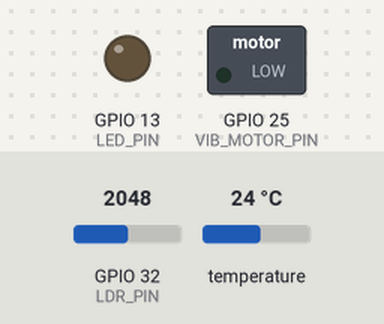
Recording of a program running on a simulated ESP32. On the bench: switched loads named in the program (green lamp = pin HIGH), output pins drawn as LEDs (lit = HIGH). Inputs (shaded band) come from the test bench; at power-on: GPIO 32 (LDR_PIN) = 2048, temperature 24 °C.

Above: at 2.5 s.
2.6 s: GPIO 32 (LDR_PIN) set to 2123
At 5.4 s:
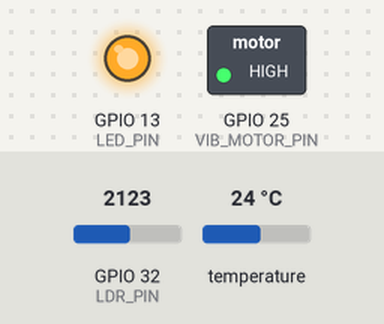
5.7 s: GPIO 32 (LDR_PIN) set to 2047
At 8.2 s:
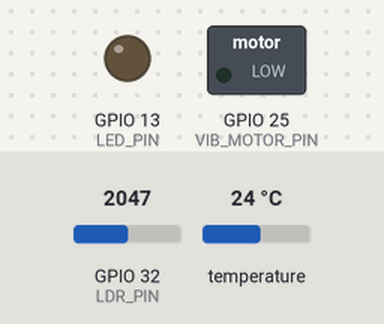
9.3 s: GPIO 32 (LDR_PIN) set to 2866
At 11.9 s:
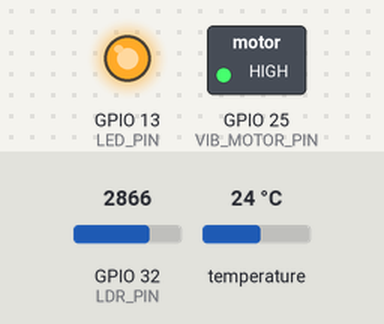
Timing chart, 0 to 13.4 s (numbered marks = the images above; inputs shaded):
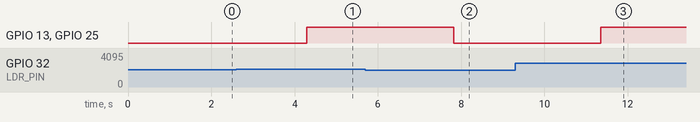

The program:

main.cpp
```cpp
#include <Arduino.h>
#include "SystemController.h"

SystemController systemController;

void setup() {
    // Initialize the system
    systemController.init();
}

void loop() {
    // Run the system's logic
    systemController.run();
    delay(1000); // Add a delay to make the loop more manageable
}
```

SystemController.cpp
```cpp
#include "SystemController.h"
#include "sensors/LDRSensor.h"
#include "sensors/TemperatureSensor.h"
#include "actuators/VibrationMotor.h"
#include "actuators/LED.h"
#include "Config.h"


SystemController::SystemController() {
    // Constructor body
    // You can initialize member variables here if needed
}

void SystemController::init() {
    // Initialize Sensors
    sensorManager.addSensor(new LDRSensor(1, LDR_PIN)); // Ensure LDR_PIN is defined in Config.h or elsewhere
    sensorManager.addSensor(new TemperatureSensor(2, TEMP_SENSOR_PIN)); // Ensure TEMP_SENSOR_PIN is defined

    // Initialize Actuators
    actuatorController.addActuator(new VibrationMotor(VIB_MOTOR_PIN)); // Ensure VIB_MOTOR_PIN is defined
    actuatorController.addActuator(new LED(LED_PIN)); // Add LED to the system


    // Other initialization if needed
}

void SystemController::run() {
    // Main loop or operation of the system
    // This example updates sensors, processes data, and controls actuators accordingly
    sensorManager.updateSensors();
    auto sensorData = sensorManager.collectSensorData();
    auto processedData = dataProcessor.processSensorData(sensorData);
    actuatorController.controlActuators(processedData);
}
// Path: src/sensors/LDRSensor.cpp
```

SystemController.h
```cpp
#ifndef SystemController_h
#define SystemController_h

#include "sensors/SensorManager.h"
#include "actuators/ActuatorController.h"
#include "data_processing/DataProcessor.h"
// #include "Config.h" // Include only if needed for the class implementation

class SystemController {
public:
    SystemController();
    void init();
    void run();

private:
    SensorManager sensorManager;
    ActuatorController actuatorController;
    DataProcessor dataProcessor;
};

#endif

// Path: src/sensors/TemperatureSensor.h
```

Actuator.h
```cpp
#ifndef Actuator_h
#define Actuator_h

class Actuator {
public:
  virtual void activate() = 0;
  virtual void deactivate() = 0;
};

#endif


// Path: src/actuators/Actuator.h
```

ActuatorController.cpp
```cpp
#include "ActuatorController.h"

void ActuatorController::addActuator(Actuator* actuator) {
    actuators.push_back(actuator);
}

void ActuatorController::controlActuators(const std::vector<float>& processedData) {
    // Implement your logic to control actuators based on processedData
    // Example:
    float threshold = 0.5;
    for (auto& actuator : actuators) {
        if (!processedData.empty() && processedData[0] > threshold) { // Define your own threshold or logic
            actuator->activate();
        } else {
            actuator->deactivate();
        }
    }
}


// Path: src/actuators/ActuatorController.cpp
```

ActuatorController.h
```cpp
#ifndef ActuatorController_h
#define ActuatorController_h

#include "Actuator.h"
#include <vector>

class ActuatorController {
    std::vector<Actuator*> actuators; // List of actuators

public:
    void addActuator(Actuator* actuator); // Add an actuator to the controller
    void controlActuators(const std::vector<float>& processedData); // Control actuators based on processed data
};

#endif


// Path: src/actuators/ActuatorController.h
```

LED.cpp
```cpp
#include "LED.h"
#include <Arduino.h>

LED::LED(int pin) : pin(pin) {
  pinMode(pin, OUTPUT);
}

void LED::activate() {
  digitalWrite(pin, HIGH);
}

void LED::deactivate() {
  digitalWrite(pin, LOW);
}

// Path: src/actuators/LED.cpp
```

LED.h
```cpp
#ifndef LED_h
#define LED_h

#include "Actuator.h"

class LED : public Actuator {
  int pin;
public:
  LED(int pin);
  void activate() override;
  void deactivate() override;
};

#endif

// Path: src/actuators/LED.h
```

VibrationMotor.cpp
```cpp
#include "VibrationMotor.h"
#include <Arduino.h>

VibrationMotor::VibrationMotor(int pin) : pin(pin) {
  pinMode(pin, OUTPUT);
}

void VibrationMotor::activate() {
  analogWrite(pin, 255); // Example activation
}

void VibrationMotor::deactivate() {
  digitalWrite(pin, LOW); // Example deactivation
}

void VibrationMotor::setIntensity(int intensity) {
  this->intensity = intensity;
  analogWrite(pin, intensity); // Use PWM to set motor intensity
}


// Path: src/actuators/VibrationMotor.cpp
```

VibrationMotor.h
```cpp
#ifndef VibrationMotor_h
#define VibrationMotor_h

#include "Actuator.h"

class VibrationMotor : public Actuator {
  int pin, intensity = 0;
public:
  VibrationMotor(int pin);
  void activate() override;
  void deactivate() override;
  void setIntensity(int intensity);

};


#endif


// Path: src/actuators/VibrationMotor.h
```

DataProcessor.cpp
```cpp
#include "DataProcessor.h"

// Example implementation of processSensorData
std::vector<float> DataProcessor::processSensorData(const std::vector<float>& sensorData) {
    std::vector<float> processedData;
    processedData.reserve(sensorData.size());

    // Example processing: Normalize or scale sensor data
    for (const auto& data : sensorData) {
        // Simple normalization logic (as an example)
        // This could be replaced with any specific logic needed for your application
        float normalizedData = (data - 0) / (1023 - 0); // Assuming 10-bit ADC, adjust based on your sensor
        processedData.push_back(normalizedData);
    }

    return processedData;
}


// Path: src/data_processing/DataProcessor.cpp
```

DataProcessor.h
```cpp
#ifndef DataProcessor_h
#define DataProcessor_h

#include <vector>

class DataProcessor {
public:
    DataProcessor() = default;

    // Process a generic vector of sensor data and return processed data.
    // The specific processing logic can be defined within this method.
    std::vector<float> processSensorData(const std::vector<float>& sensorData);
};

#endif


class ExponentialSmoothingFilter {
    float alpha; // Smoothing factor between 0 and 1
    float smoothedValue;

public:
    ExponentialSmoothingFilter(float alpha, float initialValue)
        : alpha(alpha), smoothedValue(initialValue) {}

    float update(float newValue) {
        smoothedValue = alpha * newValue + (1 - alpha) * smoothedValue;
        return smoothedValue;
    }
};


// Path: src/data_processing/DataProcessor.h
```

LDRSensor.cpp
```cpp
#include "LDRSensor.h"
#include <Arduino.h>

LDRSensor::LDRSensor(int id, int pin) : Sensor(id), pin(pin), lastLightIntensity(0) {}

void LDRSensor::init() {
    pinMode(pin, INPUT);
}

void LDRSensor::update() {
    int ldrValue = analogRead(pin);
    lastLightIntensity = map(ldrValue, 0, 4095, 0, 1000); // Assuming a 12-bit ADC resolution
}

float LDRSensor::readData() {
    return static_cast<float>(lastLightIntensity);
}

int LDRSensor::getLightIntensity() const {
    return lastLightIntensity;
}
```

LDRSensor.h
```cpp
#ifndef LDRSensor_h
#define LDRSensor_h

#include "Sensor.h"

class LDRSensor : public Sensor {
    int pin;
    int lastLightIntensity;
public:
    LDRSensor(int id, int pin);
    void init() override;
    void update() override;
    float readData() override;
    int getLightIntensity() const;
};

#endif
```

Sensor.h
```cpp
#ifndef Sensor_h
#define Sensor_h

class Sensor {
protected:
    int sensorId;
public:
    Sensor(int id) : sensorId(id) {}
    virtual ~Sensor() {} // Virtual destructor
    virtual void init() = 0;
    virtual void update() = 0;
    virtual float readData() = 0;
    int getId() const { return sensorId; }
};

#endif


// Path: src/sensors/Sensor.h
```

SensorManager.cpp
```cpp
#include "SensorManager.h"
#include "Sensor.h"

void SensorManager::addSensor(Sensor* sensor) {
    sensors.push_back(sensor);
}

void SensorManager::updateSensors() {
    for (auto& sensor : sensors) {
        sensor->update();
    }
}

std::vector<float> SensorManager::collectSensorData() {
    std::vector<float> sensorData;
    for (auto& sensor : sensors) {
        sensorData.push_back(sensor->readData());
    }
    return sensorData;
}


// Path: src/sensors/SensorManager.cpp
```

SensorManager.h
```cpp
#ifndef SensorManager_h
#define SensorManager_h

#include <vector>

class Sensor; // Forward declaration of Sensor class

class SensorManager {
    std::vector<Sensor*> sensors;

public:
    SensorManager() = default;
    void addSensor(Sensor* sensor);
    void updateSensors();
    std::vector<float> collectSensorData();
};

#endif


// Path: src/sensors/SensorManager.h
```

TemperatureSensor.cpp
```cpp
// TemperatureSensor.cpp
#include "TemperatureSensor.h"

TemperatureSensor::TemperatureSensor(int id, int pin)
    : Sensor(id), pin(pin), oneWire(pin), sensors(&oneWire), lastTemperature(0.0) {
    // Constructor body
}

void TemperatureSensor::init() {
    sensors.begin();
}

void TemperatureSensor::update() {
    sensors.requestTemperatures(); // Requests temperature reading from the sensor
    lastTemperature = sensors.getTempCByIndex(0); // Retrieves the temperature reading
}

float TemperatureSensor::readData() {
    return lastTemperature; // Returns the most recent temperature reading
}
```

TemperatureSensor.h
```cpp
// TemperatureSensor.h
#ifndef TemperatureSensor_h
#define TemperatureSensor_h

#include "Sensor.h"
#include <OneWire.h>
#include <DallasTemperature.h>

class TemperatureSensor : public Sensor {
    int pin;
    float lastTemperature;
    OneWire oneWire;
    DallasTemperature sensors;

public:
    TemperatureSensor(int id, int pin);
    void init() override;
    void update() override;
    float readData() override;
};

#endif
```

Config.h
```cpp
// Config.h
#ifndef Config_h
#define Config_h

// Sensor pin definitions
#define LDR_PIN 32         // Replace 32 with the actual pin number for the LDR sensor
#define TEMP_SENSOR_PIN 33 // Replace 33 with the actual pin number for the temperature sensor

// Actuator pin definitions
#define VIB_MOTOR_PIN 25   // Replace 25 with the actual pin number for the vibration motor
#define LED_PIN 13         // Replace 26 with the actual pin number for the LED
// Add more configuration settings as needed

#endif


//path: src/Config.h
```

Measured:
- the behaviour switches between 2096 and 2097 on GPIO 32 (LDR_PIN) (found by bisection; images 0 and 1)
- after the input at 2.6 s, GPIO 13 (LED_PIN), GPIO 25 (VIB_MOTOR_PIN): LOW → HIGH after 1.7 s
- after the input at 5.7 s, GPIO 13 (LED_PIN), GPIO 25 (VIB_MOTOR_PIN): HIGH → LOW after 2.1 s
- after the input at 9.3 s, GPIO 13 (LED_PIN), GPIO 25 (VIB_MOTOR_PIN): LOW → HIGH after 2.0 s
